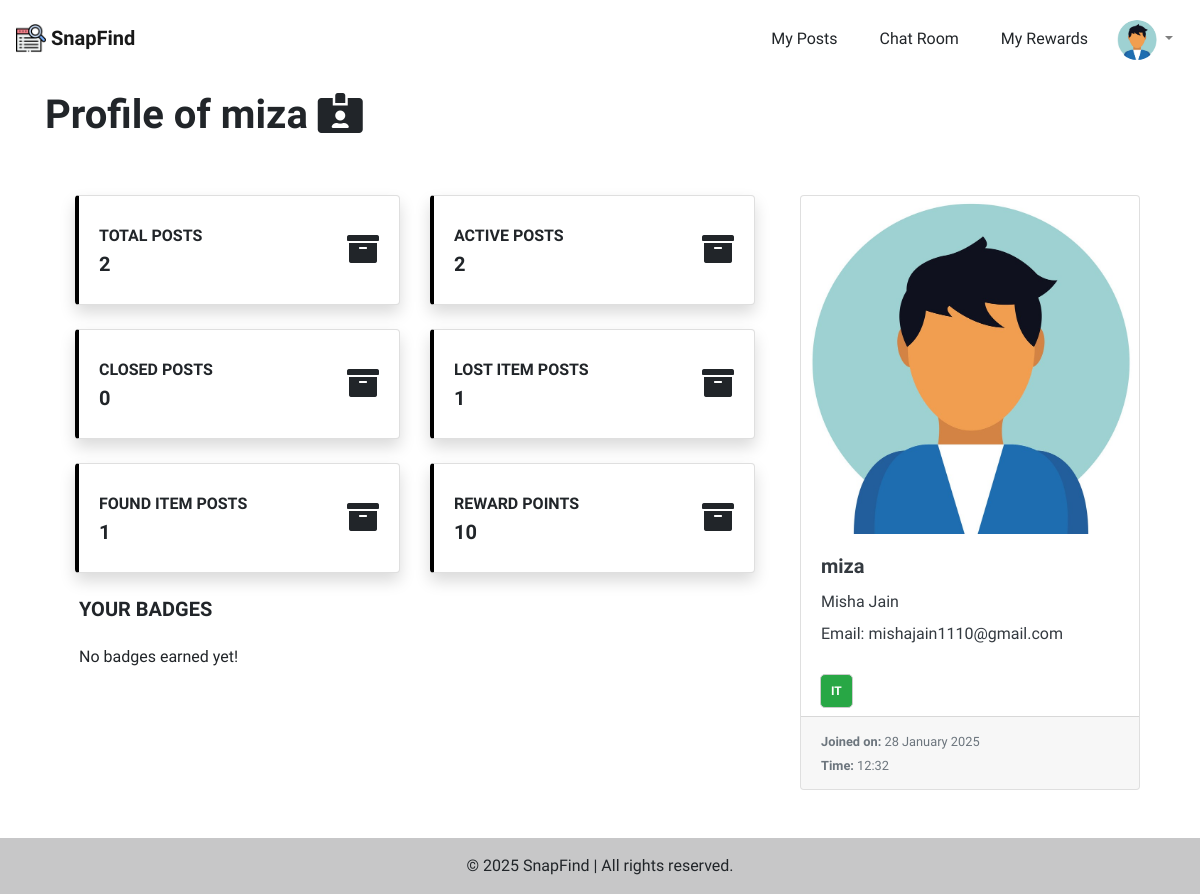
The app's page /accounts/17/ (signed in), older data.
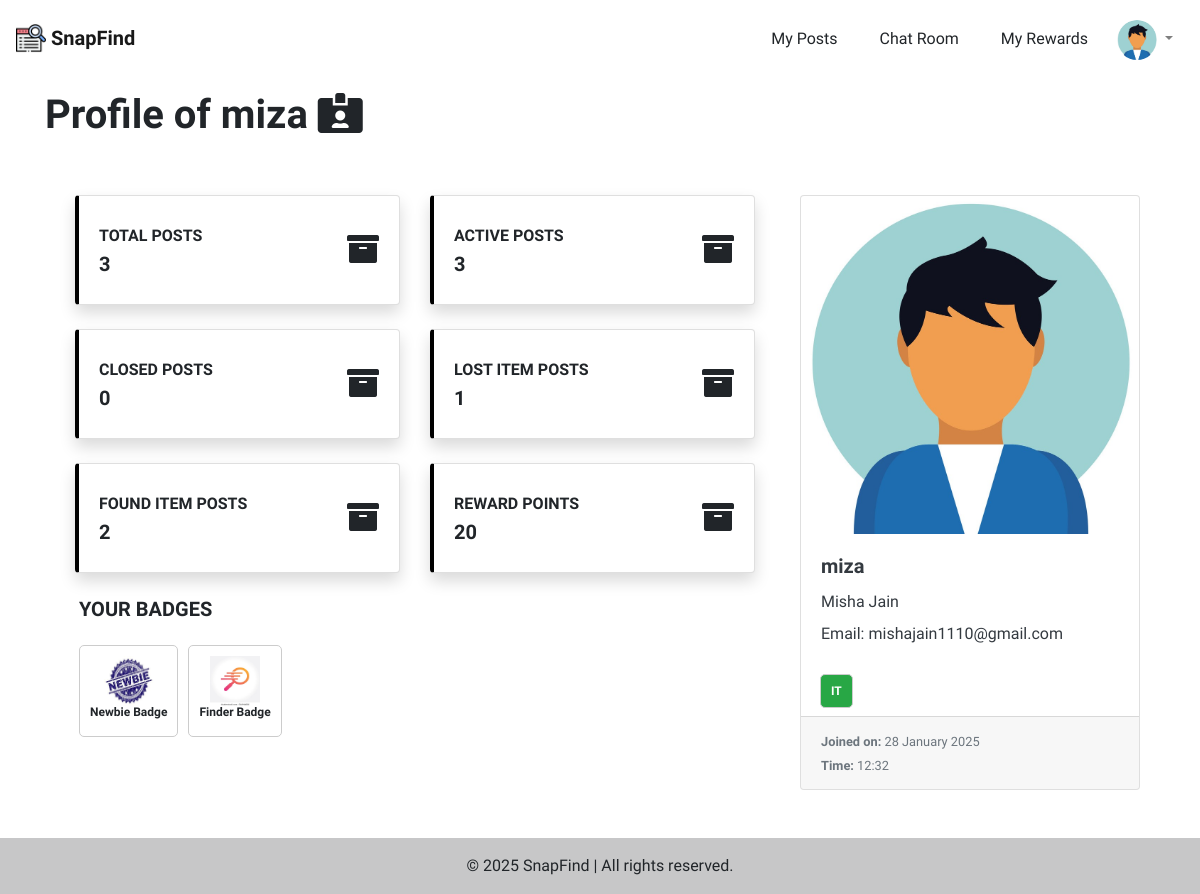
The same page, newer data.
### accounts/models.py (models this page shows, shortened)
class Reward(models.Model):
    user = models.ForeignKey(User, on_delete=models.CASCADE)
    points = models.IntegerField(default=0)
    badges = models.ManyToManyField(Badge, blank=True)
    created_at = models.DateTimeField(auto_now_add=True)

class Badge(models.Model):
    name = models.CharField(max_length=255)
    points_required = models.IntegerField()
    image = models.ImageField(upload_to='badges/')

### accounts/views.py (the view)
# urls.py: path('<int:user_id>/', ProfileView.as_view(), name='profile'), # ProfileView
class ProfileView(View):
    template_name = 'profile.html'
    def get(self, request, user_id):
        user = User.objects.get(id=user_id)
        posts = Post.objects.filter(user=user)
        founds = Post.objects.filter(user=user, type='found')
        losts = Post.objects.filter(user=user, type='lost')
        reward, created = Reward.objects.get_or_create(user=request.user)
        closed = 0
        for post in posts:
            if post.is_active == False:
                closed += 1
        context = {
            'user': user,
            'posts': posts,
            'closed': closed,
            'active': len(posts) - closed,
            'founds': founds,
            'losts': losts,
            'rewards': reward
        }
        return render(request, self.template_name, context)

### accounts/models.py (called while the page is built)
    def __str__(self):
        return self.faculty_name

### accounts/templates/profile.html (shortened to what the changed rows need)
{% extends 'base_layout.html' %}
{% load static %}
{% block content %}
<div class="container mt-3">
    <h1><b> Profile of {{ user.username }} <i class="fas fa-id-card-alt"></i></b> </h1>
    <div class="container">
        <div class="row">
            <div class="col-lg-8">
                <div class="container mt-5">
                    <div class="row">
                        <div class="col mb-4 rotate-img">
                            <div class="card shadow h-100 py-2" style="border-left:.25rem solid black !important">
                                <div class="card-body">
                                    <div class="row no-gutters align-items-center">
                                        <div class="col mr-2">
                                            <div class="font-weight-bold text-uppercase mb-1">Total Posts</div>
                                            <div class="h5 mb-0 font-weight-bold text-gray-800">
                                                {{ posts|length }}
                                            </div>
                                        </div>
                                    </div>
                                </div>
                            </div>
                        </div>
                        <div class="col mb-4 rotate-img">
                            <div class="card shadow h-100 py-2" style="border-left:.25rem solid black !important">
                                <div class="card-body">
                                    <div class="row no-gutters align-items-center">
                                        <div class="col mr-2">
                                            <div class="font-weight-bold text-uppercase mb-1">Active Posts</div>
                                            <div class="h5 mb-0 font-weight-bold text-gray-800">
                                                {{ active }}
                                            </div>
                                        </div>
                                    </div>
                                </div>
                            </div>
                        </div>
                    </div>
                    <div class="row">
                        <div class="col mb-4 rotate-img">
                            <div class="card shadow h-100 py-2" style="border-left:.25rem solid black !important">
                                <div class="card-body">
                                    <div class="row no-gutters align-items-center">
                                        <div class="col mr-2">
                                            <div class="font-weight-bold text-uppercase mb-1">Found Item Posts</div>
                                            <div class="h5 mb-0 font-weight-bold text-gray-800">
                                                {{ founds|length }}
                                            </div>
                                        </div>
                                    </div>
                                </div>
                            </div>
                        </div>
                        <div class="col mb-4 rotate-img">
                            <div class="card shadow h-100 py-2" style="border-left:.25rem solid black !important">
                                <div class="card-body">
                                    <div class="row no-gutters align-items-center">
                                        <div class="col mr-2">
                                            <div class="font-weight-bold text-uppercase mb-1">Reward Points</div>
                                            <div class="h5 mb-0 font-weight-bold text-gray-800">
                                                {{ rewards.points }}
                                            </div>
                                        </div>
                                    </div>
                                </div>
                            </div>
                        </div>
                    </div>
                        <div class="row ml-1 mt-3 badges">
                            {% for badge in rewards.badges.all %}
                                <div class="badge">
                                    <img src="{{ badge.image.url }}" alt="{{ badge.name }}">
                                    <p>{{ badge.name }}</p>
                                </div>
                            {% empty %}
                                <p>No badges earned yet!</p>
                            {% endfor %}
                        </div>
                </div>
            </div>
        </div>
    </div>
</div>
{% endblock %}

Row changes from the older to the newer data that the page shows:
changed Reward: points "10" → "20"
added Badge: image (picture), name "Newbie Badge"
added Badge: image (picture), name "Finder Badge"
Text that changed along with them:
{{ posts|length }}: "2" → "3"
{{ active }}: "2" → "3"
{{ founds|length }}: "1" → "2"
text no longer shown: "No badges earned yet!"
